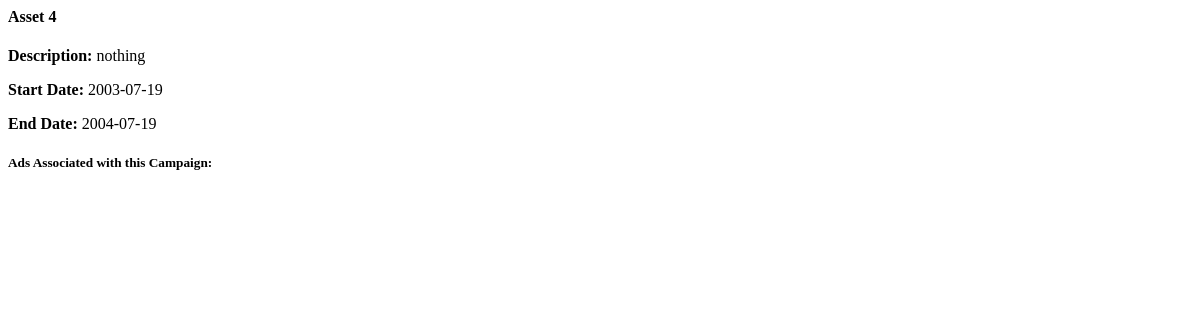
Before: /campaign_details/6 (signed in) with the older database file.
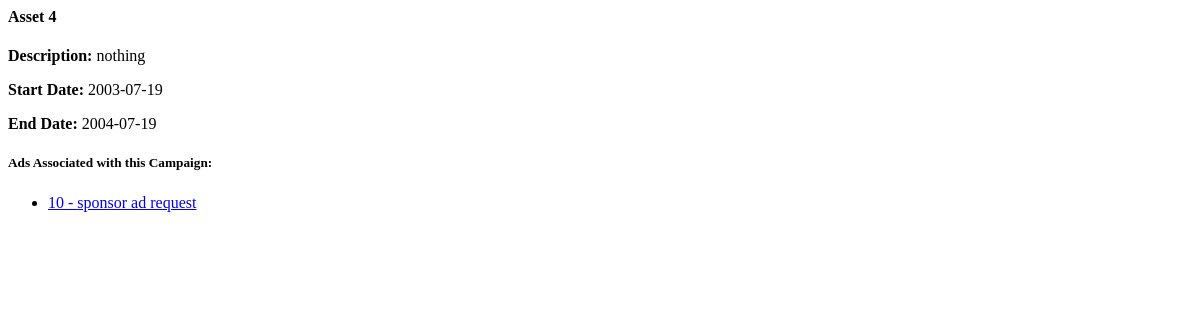
After: the same page with the newer database file.
### app/models.py (models this page shows)
class AdRequest(db.Model):
    id = db.Column(db.Integer, primary_key=True)
    campaign_id = db.Column(db.Integer, db.ForeignKey('campaign.id'), nullable=False)
    influencer_id = db.Column(db.Integer, db.ForeignKey('user.id'), nullable=False)
    requirements = db.Column(db.Text, nullable=False)
    payment_amount = db.Column(db.Float, nullable=False)
    status_influencer = db.Column(db.String(10), nullable=False)
    status_sponsor = db.Column(db.String(10), nullable=False)

### app/routes.py (the view)
@main.route('/campaign_details/<int:campaign_id>', methods=['GET'])
@login_required
def campaign_details(campaign_id):
    print(campaign_id)
    campaign = Campaign.query.get_or_404(campaign_id)
    public_influencer = User.query.filter_by(username='Public').first()
    if current_user.role == "influencer":
        ads = AdRequest.query.filter(
            AdRequest.campaign_id == campaign.id,
            or_(
                AdRequest.influencer_id == current_user.id,
                AdRequest.influencer_id == public_influencer.id
            )
        ).all()
    elif current_user.role == "sponsor":
        ads = AdRequest.query.filter_by(campaign_id=campaign.id).all()
    elif current_user.role == "admin":
        ads = AdRequest.query.filter_by(campaign_id=campaign.id).all()
    return render_template('campaign_details.html', campaign=campaign, ads=ads)

### app/models.py (called while the page is built)
@login_manager.user_loader
def load_user(user_id):
    return User.query.get(int(user_id))

### app/templates/campaign_details.html (shortened to what this page needs)
<div>
    <h4>{{ campaign.name }}</h4>
    <p><strong>Description:</strong> {{ campaign.description }}</p>
    <p><strong>Start Date:</strong> {{ campaign.start_date }}</p>
    <p><strong>End Date:</strong> {{ campaign.end_date }}</p>
    <h5>Ads Associated with this Campaign:</h5>
    <ul>
        {% for ad in ads %}
            <li>
                <a href="#" data-toggle="modal" data-target="#adRequestModal" data-id="{{ ad.id }}">
                    {{ ad.id }} - {{ ad.requirements }}
                </a>
            </li>
        {% endfor %}
    </ul>
</div>

Changed rows visible on the page:
added AdRequest: id "10", requirements "sponsor ad request"
